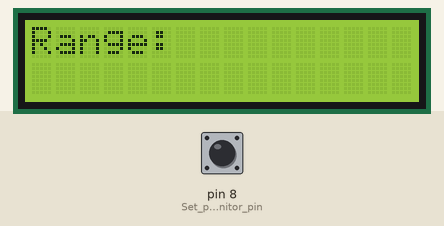
Simulated run of this sketch. Board: Arduino Uno, built with avr-gcc and run on an emulated ATmega328P. Shown: 16×2 character LCD. The inputs (shaded band) are chosen by the test bench; at power-on: pin 8 (Set_pin_3_as_monitor_pin) LOW.

Above: at 0.1 s.
At 1.6 s:
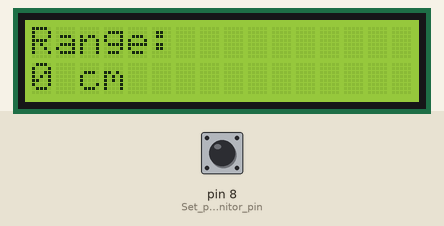
1.7 s: pin 8 (Set_pin_3_as_monitor_pin) pulled HIGH for 0.15 s
At 2.1 s:
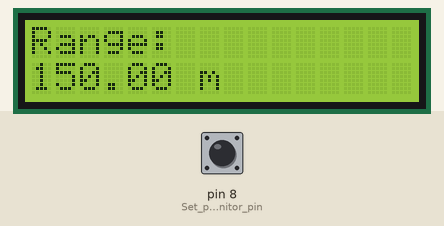
Timing chart, 0 to 4.7 s (numbered marks = the images above; inputs shaded):
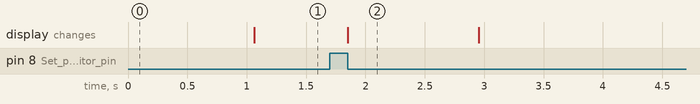

Measured:
- after the input at 1.7 s, the display: changes after 0.15 s (image 2)
- what the display in image 2 shows lasts 1.1 s, from 1.9 s to 3.0 s

The sketch:

simple_range_finder.ino
```cpp
/*
 * Author: Domenico Leopardi
 * Date:2017/05/29
 * IDE V1.8.2
 * Email: domenico.leopardi@gmail.com
 * Function: Simple Range Finder
 */
// initialize the library with the numbers of the interface pins
#include <LiquidCrystal.h>
LiquidCrystal lcd(12, 11, 5, 4, 3, 2);

unsigned long pulseWidth;

void setup()
{
  //Serial.begin(115200); // Start serial communications

  // set up the LCD's number of columns and rows:
  lcd.begin(16,2);

  pinMode(9, OUTPUT); // Set pin 2 as trigger pin
  digitalWrite(9, LOW); // Set trigger LOW for continuous read

  pinMode(8, INPUT); // Set pin 3 as monitor pin

  lcd.setCursor(0,0);  //Display position
  lcd.print("Range:");
}

void loop()
{

  pulseWidth = pulseIn(8, HIGH); // Count how long the pulse is high in microseconds

   pulseWidth = pulseWidth / 10; // 10usec = 1 cm of distance
   //Serial.println(pulseWidth); // Print the distance

   lcd.setCursor(0,1);  //Display position

   if(pulseWidth >= 100)
     lcd.print( String(pulseWidth/100.0) + " m      ");
   else
     lcd.print( String(pulseWidth) + " cm     ");

   delay(100);

 }
```
